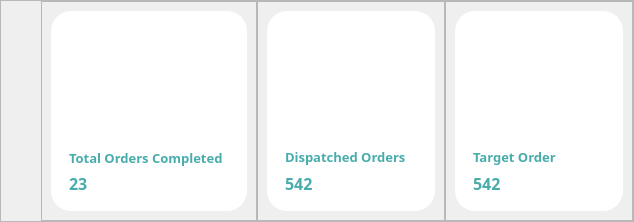
                  <widget class="QFrame" name="frame_64">
                   <property name="frameShape">
                    <enum>QFrame::StyledPanel</enum>
                   </property>
                   <property name="frameShadow">
                    <enum>QFrame::Raised</enum>
                   </property>
                   <layout class="QHBoxLayout" name="horizontalLayout_39">
                    <property name="spacing">
                     <number>0</number>
                    </property>
                    <property name="leftMargin">
                     <number>40</number>
                    </property>
                    <property name="topMargin">
                     <number>0</number>
                    </property>
                    <property name="rightMargin">
                     <number>0</number>
                    </property>
                    <property name="bottomMargin">
                     <number>0</number>
                    </property>
                    <item>
                     <widget class="QFrame" name="frame_76">
                      <property name="frameShape">
                       <enum>QFrame::StyledPanel</enum>
                      </property>
                      <property name="frameShadow">
                       <enum>QFrame::Raised</enum>
                      </property>
                      <layout class="QVBoxLayout" name="verticalLayout_40">
                       <item>
                        <widget class="QFrame" name="frame_77">
                         <property name="enabled">
                          <bool>true</bool>
                         </property>
                         <property name="minimumSize">
                          <size>
                           <width>0</width>
                           <height>0</height>
                          </size>
                         </property>
                         <property name="maximumSize">
                          <size>
                           <width>200</width>
                           <height>200</height>
                          </size>
                         </property>
                         <property name="styleSheet">
                          <string notr="true">background-color: rgb(255, 255, 255);
border-radius:20px;</string>
                         </property>
                         <property name="frameShape">
                          <enum>QFrame::StyledPanel</enum>
                         </property>
                         <property name="frameShadow">
                          <enum>QFrame::Raised</enum>
                         </property>
                         <layout class="QVBoxLayout" name="verticalLayout_39">
                          <item>
                           <widget class="QFrame" name="frame_78">
                            <property name="minimumSize">
                             <size>
                              <width>150</width>
                              <height>0</height>
                             </size>
                            </property>
                            <property name="frameShape">
                             <enum>QFrame::StyledPanel</enum>
                            </property>
                            <property name="frameShadow">
                             <enum>QFrame::Raised</enum>
                            </property>
                            <layout class="QVBoxLayout" name="verticalLayout_38">
                             <item>
                              <widget class="QLabel" name="label_64">
                               <property name="minimumSize">
                                <size>
                                 <width>150</width>
                                 <height>120</height>
                                </size>
                               </property>
                               <property name="maximumSize">
                                <size>
                                 <width>300</width>
                                 <height>300</height>
                                </size>
                               </property>
                               <property name="styleSheet">
                                <string notr="true">
border-radius:0px;
</string>
                               </property>
                               <property name="text">
                                <string/>
                               </property>
                               <property name="pixmap">
                                <pixmap resource="resources2.qrc">:/Icons/Icons/Man.png</pixmap>
                               </property>
                              </widget>
                             </item>
                             <item>
                              <widget class="QLabel" name="label_55">
                               <property name="minimumSize">
                                <size>
                                 <width>160</width>
                                 <height>0</height>
                                </size>
                               </property>
                               <property name="maximumSize">
                                <size>
                                 <width>120</width>
                                 <height>20</height>
                                </size>
                               </property>
                               <property name="font">
                                <font>
                                 <family>Century Gothic</family>
                                 <pointsize>10</pointsize>
                                 <weight>75</weight>
                                 <bold>true</bold>
                                </font>
                               </property>
                               <property name="styleSheet">
                                <string notr="true">color:#48ACAC</string>
                               </property>
                               <property name="text">
                                <string>Total Orders Completed</string>
                               </property>
                              </widget>
                             </item>
                             <item>
                              <widget class="QLabel" name="lblTotalOrderCompleted">
                               <property name="maximumSize">
                                <size>
                                 <width>16777215</width>
                                 <height>20</height>
                                </size>
                               </property>
                               <property name="font">
                                <font>
                                 <family>Century Gothic</family>
                                 <pointsize>12</pointsize>
                                 <weight>75</weight>
                                 <bold>true</bold>
                                </font>
                               </property>
                               <property name="styleSheet">
                                <string notr="true">color:#48ACAC</string>
                               </property>
                               <property name="text">
                                <string>23</string>
                               </property>
                              </widget>
                             </item>
                            </layout>
                           </widget>
                          </item>
                         </layout>
                        </widget>
                       </item>
                      </layout>
                     </widget>
                    </item>
                    <item>
                     <widget class="QFrame" name="frame_65">
                      <property name="frameShape">
                       <enum>QFrame::StyledPanel</enum>
                      </property>
                      <property name="frameShadow">
                       <enum>QFrame::Raised</enum>
                      </property>
                      <layout class="QVBoxLayout" name="verticalLayout_33">
                       <item>
                        <widget class="QFrame" name="frame_66">
                         <property name="enabled">
                          <bool>true</bool>
                         </property>
                         <property name="minimumSize">
                          <size>
                           <width>0</width>
                           <height>0</height>
                          </size>
                         </property>
                         <property name="maximumSize">
                          <size>
                           <width>200</width>
                           <height>200</height>
                          </size>
                         </property>
                         <property name="styleSheet">
                          <string notr="true">background-color: rgb(255, 255, 255);
border-radius:20px;</string>
                         </property>
                         <property name="frameShape">
                          <enum>QFrame::StyledPanel</enum>
                         </property>
                         <property name="frameShadow">
                          <enum>QFrame::Raised</enum>
                         </property>
                         <layout class="QVBoxLayout" name="verticalLayout_10">
                          <item>
                           <widget class="QFrame" name="frame_67">
                            <property name="minimumSize">
                             <size>
                              <width>150</width>
                              <height>0</height>
                             </size>
                            </property>
                            <property name="frameShape">
                             <enum>QFrame::StyledPanel</enum>
                            </property>
                            <property name="frameShadow">
                             <enum>QFrame::Raised</enum>
                            </property>
                            <layout class="QVBoxLayout" name="verticalLayout_7">
                             <item>
                              <widget class="QLabel" name="label_62">
                               <property name="minimumSize">
                                <size>
                                 <width>100</width>
                                 <height>100</height>
                                </size>
                               </property>
                               <property name="maximumSize">
                                <size>
                                 <width>500</width>
                                 <height>600</height>
                                </size>
                               </property>
                               <property name="styleSheet">
                                <string notr="true">
border-radius:0px;
</string>
                               </property>
                               <property name="text">
                                <string/>
                               </property>
                               <property name="pixmap">
                                <pixmap resource="resources2.qrc">:/Icons/Icons/icons8-products-49.png</pixmap>
                               </property>
                              </widget>
                             </item>
                             <item>
                              <widget class="QLabel" name="label_65">
                               <property name="maximumSize">
                                <size>
                                 <width>120</width>
                                 <height>20</height>
                                </size>
                               </property>
                               <property name="font">
                                <font>
                                 <family>Century Gothic</family>
                                 <pointsize>10</pointsize>
                                 <weight>75</weight>
                                 <bold>true</bold>
                                </font>
                               </property>
                               <property name="styleSheet">
                                <string notr="true">color:#48ACAC</string>
                               </property>
                               <property name="text">
                                <string>Dispatched Orders</string>
                               </property>
                              </widget>
                             </item>
                             <item>
                              <widget class="QLabel" name="lblTotalDispatchedOrder">
                               <property name="maximumSize">
                                <size>
                                 <width>16777215</width>
                                 <height>20</height>
                                </size>
                               </property>
                               <property name="font">
                                <font>
                                 <family>Century Gothic</family>
                                 <pointsize>12</pointsize>
                                 <weight>75</weight>
                                 <bold>true</bold>
                                </font>
                               </property>
                               <property name="styleSheet">
                                <string notr="true">color:#48ACAC</string>
                               </property>
                               <property name="text">
                                <string>542</string>
                               </property>
                              </widget>
                             </item>
                            </layout>
                           </widget>
                          </item>
                         </layout>
                        </widget>
                       </item>
                      </layout>
                     </widget>
                    </item>
                    <item>
                     <widget class="QFrame" name="frame_71">
                      <property name="frameShape">
                       <enum>QFrame::StyledPanel</enum>
                      </property>
                      <property name="frameShadow">
                       <enum>QFrame::Raised</enum>
                      </property>
                      <layout class="QVBoxLayout" name="verticalLayout_8">
                       <item>
                        <widget class="QFrame" name="frame_72">
                         <property name="maximumSize">
                          <size>
                           <width>200</width>
                           <height>200</height>
                          </size>
                         </property>
                         <property name="styleSheet">
                          <string notr="true">background-color: rgb(255, 255, 255);
border-radius:20px;</string>
                         </property>
                         <property name="frameShape">
                          <enum>QFrame::StyledPanel</enum>
                         </property>
                         <property name="frameShadow">
                          <enum>QFrame::Raised</enum>
                         </property>
                         <layout class="QHBoxLayout" name="horizontalLayout_44">
                          <item>
                           <widget class="QFrame" name="frame_73">
                            <property name="minimumSize">
                             <size>
                              <width>150</width>
                              <height>0</height>
                             </size>
                            </property>
                            <property name="frameShape">
                             <enum>QFrame::StyledPanel</enum>
                            </property>
                            <property name="frameShadow">
                             <enum>QFrame::Raised</enum>
                            </property>
                            <layout class="QVBoxLayout" name="verticalLayout_41">
                             <item>
                              <widget class="QLabel" name="label_59">
                               <property name="minimumSize">
                                <size>
                                 <width>100</width>
                                 <height>100</height>
                                </size>
                               </property>
                               <property name="maximumSize">
                                <size>
                                 <width>500</width>
                                 <height>600</height>
                                </size>
                               </property>
                               <property name="styleSheet">
                                <string notr="true">
border-radius:0px;
</string>
                               </property>
                               <property name="text">
                                <string/>
                               </property>
                               <property name="pixmap">
                                <pixmap resource="resources2.qrc">:/Icons/Icons/icons8-products-49.png</pixmap>
                               </property>
                              </widget>
                             </item>
                             <item>
                              <widget class="QLabel" name="label_58">
                               <property name="maximumSize">
                                <size>
                                 <width>16777215</width>
                                 <height>20</height>
                                </size>
                               </property>
                               <property name="font">
                                <font>
                                 <family>Century Gothic</family>
                                 <pointsize>10</pointsize>
                                 <weight>75</weight>
                                 <bold>true</bold>
                                </font>
                               </property>
                               <property name="styleSheet">
                                <string notr="true">color:#48ACAC</string>
                               </property>
                               <property name="text">
                                <string>Target Order</string>
                               </property>
                              </widget>
                             </item>
                             <item>
                              <widget class="QLabel" name="lblShopkeepers">
                               <property name="maximumSize">
                                <size>
                                 <width>16777215</width>
                                 <height>20</height>
                                </size>
                               </property>
                               <property name="font">
                                <font>
                                 <family>Century Gothic</family>
                                 <pointsize>12</pointsize>
                                 <weight>75</weight>
                                 <bold>true</bold>
                                </font>
                               </property>
                               <property name="styleSheet">
                                <string notr="true">color:#48ACAC</string>
                               </property>
                               <property name="text">
                                <string>542</string>
                               </property>
                              </widget>
                             </item>
                            </layout>
                           </widget>
                          </item>
                         </layout>
                        </widget>
                       </item>
                      </layout>
                     </widget>
                    </item>
                   </layout>
                  </widget>
